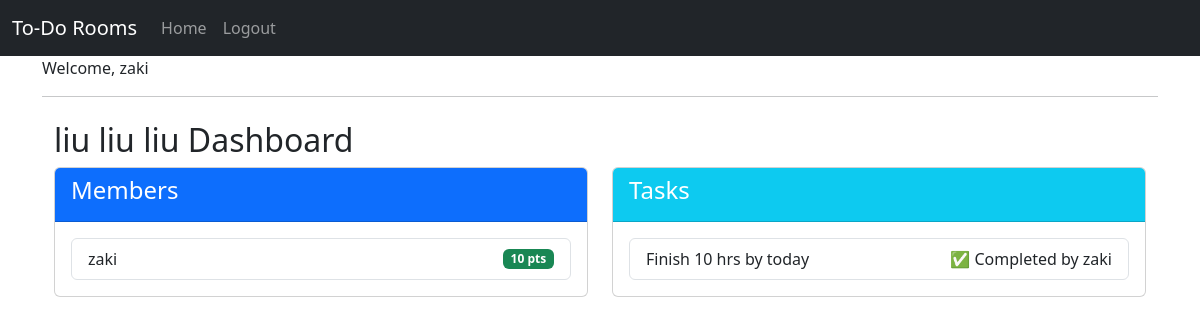
Before: /dashboard/1/ (signed in) with the older database file.
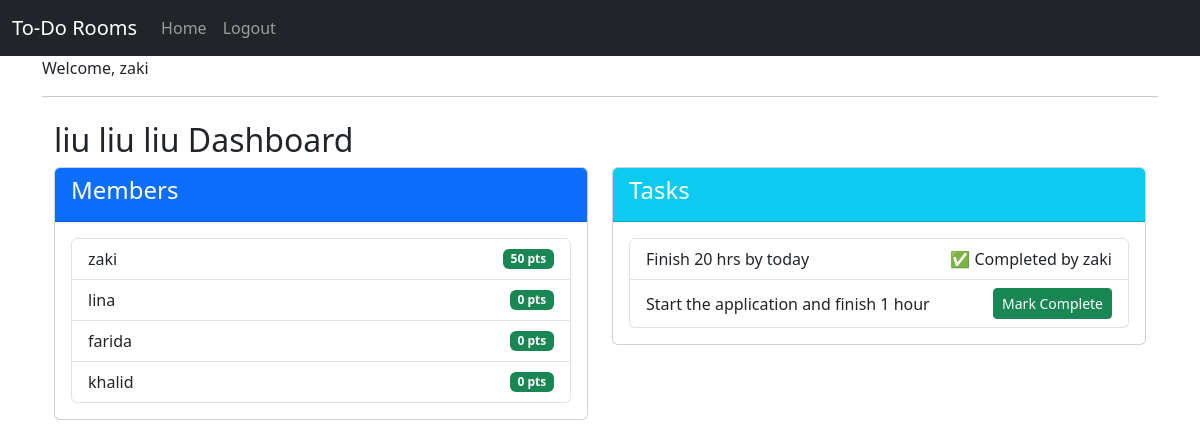
After: the same page with the newer database file.
### roommates/models.py (models this page shows, shortened)
class Room(models.Model):
    name = models.CharField(max_length=100)
    members = models.ManyToManyField(User, related_name='rooms', through='RoomMember')

class RoomMember(models.Model):
    user = models.ForeignKey(User, on_delete=models.CASCADE)
    room = models.ForeignKey(Room, on_delete=models.CASCADE)
    points = models.IntegerField(default=0)

class Task(models.Model):
    room = models.ForeignKey(
        Room,
        on_delete=models.CASCADE,
        related_name='tasks'
    )
    description = models.CharField(max_length=255)
    completed_by = models.ForeignKey(User, null=True, blank=True, on_delete=models.SET_NULL)
    created_by = models.ForeignKey(User, on_delete=models.CASCADE, related_name='created_tasks')
    is_completed = models.BooleanField(default=False)

### roommates/views.py (the view)
# urls.py: path('dashboard/<int:room_id>/', views.room_dashboard, name='room_dashboard'),
@login_required
def room_dashboard(request, room_id):
    room = get_object_or_404(Room, id=room_id)
    members = room.roommember_set.all().order_by('-points')
    tasks = Task.objects.filter(room=room)
    return render(request, 'roommates/dashboard.html', {
        'room': room,
        'members': members,
        'tasks': tasks
    })

### roommates/templates/roommates/dashboard.html (shortened to what this page needs)
{% extends "base.html" %}
{% block content %}
<div class="container mt-4">
    <h2>{{ room.name }} Dashboard</h2>
    <div class="row">
        <div class="col-md-6">
            <div class="card mb-4">
                <div class="card-header bg-primary text-white">
                    <h4>Members</h4>
                </div>
                <div class="card-body">
                    <ul class="list-group">
                        {% for member in members %}
                            <li class="list-group-item d-flex justify-content-between align-items-center">
                                {{ member.user.username }}
                                <span class="badge bg-success">{{ member.points }} pts</span>
                            </li>
                        {% endfor %}
                    </ul>
                </div>
            </div>
        </div>
        <div class="col-md-6">
            <div class="card">
                <div class="card-header bg-info text-white">
                    <h4>Tasks</h4>
                </div>
                <div class="card-body">
                    {% if tasks %}
                        <ul class="list-group">
                            {% for task in tasks %}
                                <li class="list-group-item d-flex justify-content-between align-items-center">
                                    {{ task.description }}
                                    {% if task.is_completed %}
                                        <span>
                                            ✅ Completed by {{ task.completed_by.username }}
                                        </span>
                                    {% else %}
                                        <form method="post" action="{% url 'complete_task' task.id %}">
                                            <button type="submit" class="btn btn-sm btn-success">
                                                Mark Complete
                                            </button>
                                        </form>
                                    {% endif %}
                                </li>
                            {% endfor %}
                        </ul>
                    {% else %}
                        <li class="list-group-item">No tasks created yet.</li>
                    {% endif %}
                </div>
            </div>
        </div>
    </div>
</div>
{% endblock %}

### roommates/templates/base.html (shortened to what this page needs)
{% load static %}
{% load widget_tweaks %}
<!DOCTYPE html>
<html lang="en">
    <head>
        <link rel="stylesheet" href="https://cdn.jsdelivr.net/npm/bootstrap@5.3.0/dist/css/bootstrap.min.css">
    </head>
    <body>
        <nav class="navbar navbar-expand-lg navbar-dark bg-dark">
            <div class="container-fluid">
                <a class="navbar-brand" href="#">To-Do Rooms</a>
                <div class="collapse navbar-collapse">
                    <ul class="navbar-nav me-auto">
                        <li class="nav-item">
                            <a class="nav-link" href="{% url 'homepage' %}">Home</a>
                        </li>
                        <li class="nav-item">
                            {% if user.is_authenticated %}
                                <a class="nav-link" href="{% url 'logout' %}">Logout</a>
                            {% else %}
                                <a class="nav-link" href="{url 'login'}">Login</a>
                            {% endif %}
                        </li>
                    </ul>
                </div>
            </div>
        </nav>
        <div class="container">
            {% if user.is_authenticated %}
                <p>Welcome, {{ user.username }}</p>
            {% endif %}
            <hr>
            {% block content %}{% endblock %}
        </div>
    </body>
</html>

Changed rows visible on the page:
removed Task: description "Finish 10 hrs by today", completed_by.username "zaki"
changed RoomMember "zaki": points "10" → "50"
added RoomMember: user.username "lina", points "0"
added RoomMember: user.username "farida", points "0"
added RoomMember: user.username "khalid", points "0"
added Task: description "Finish 20 hrs by today", completed_by.username "zaki"
added Task: description "Start the application and finish 1 hour", is_completed "Mark Complete"
